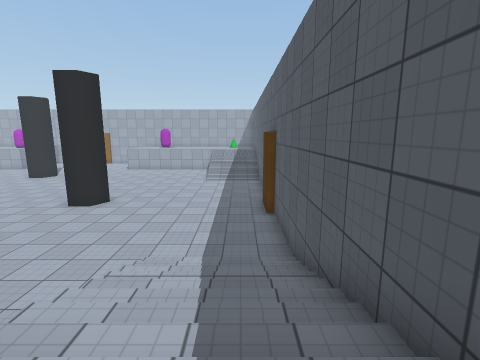
[1] (above)

19 first-person views from a walk through a 3-D level made in the Unity game engine. The camera is 1.4 m above the floor, tilts 10° down and sees 85° across. The floor is counted in squares, 1 m on a side. Each view is taken from the middle of a square. On the plan, view 1 faces up. The plan holds only what a view shows up to about 13 squares ahead; the rest is blank. The player is left out. Some animated figures are left out. Some surface patterns are stand-ins.

[2]
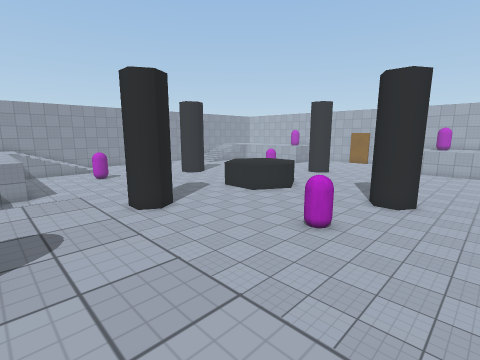

[3]
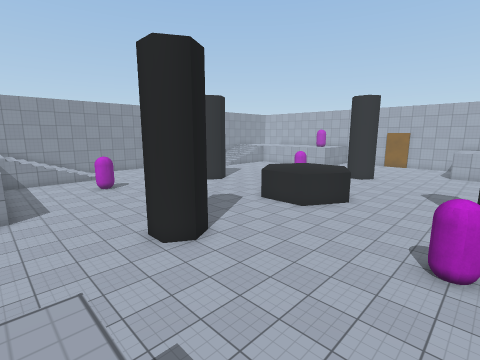

[4]
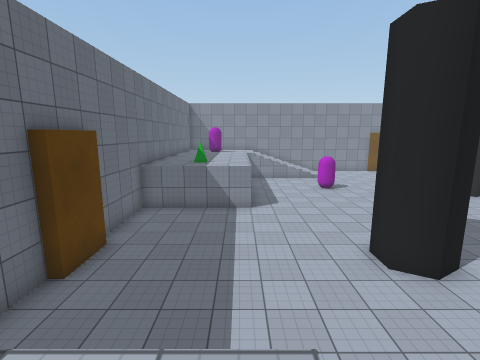

[5]
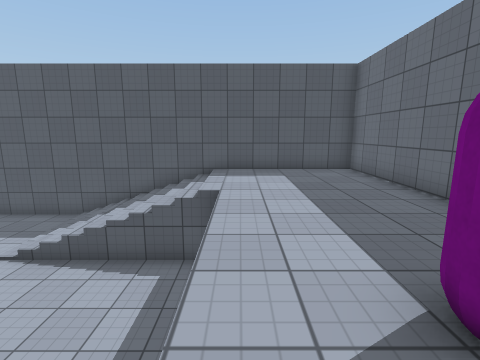

[6]
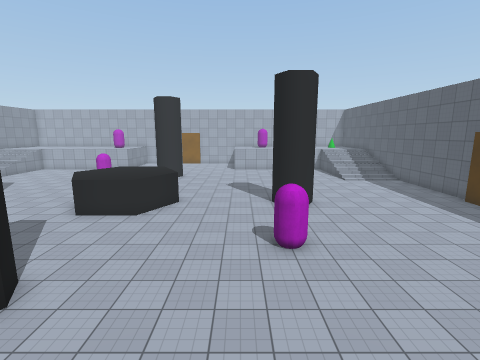

[7]
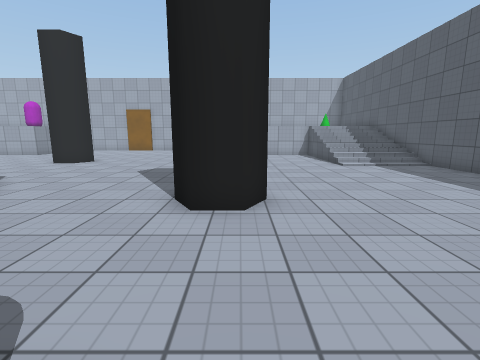

[8]
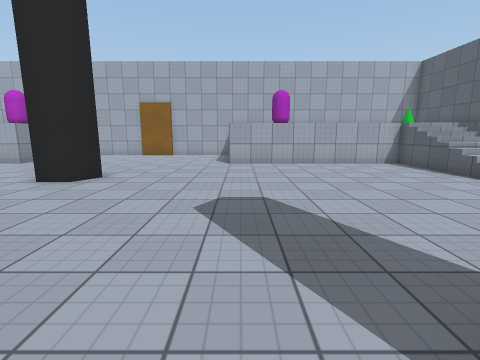

[9]
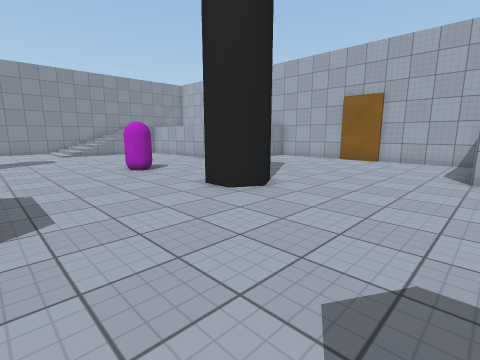

[10]
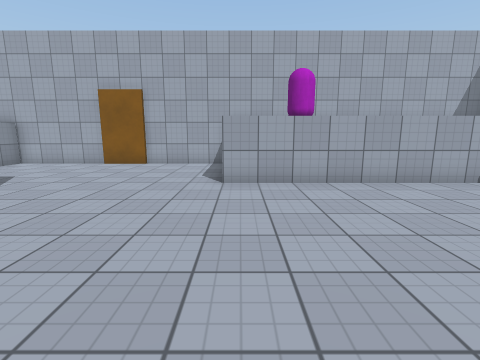

[11]
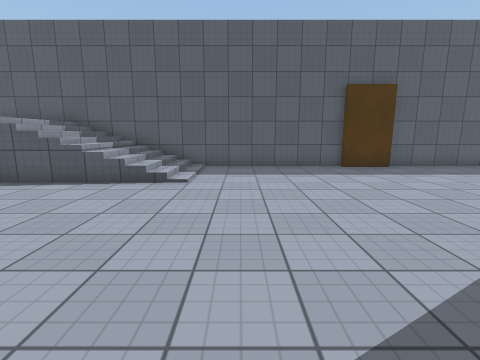

[12]
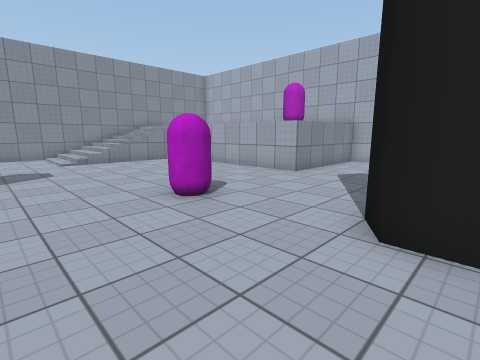

[13]
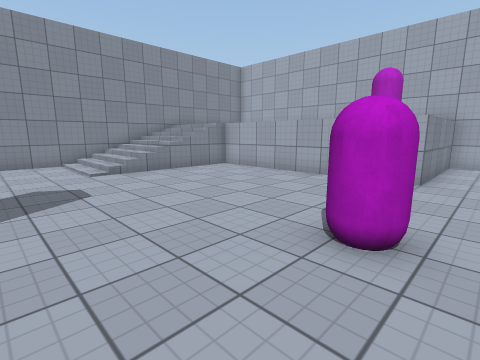

[14]
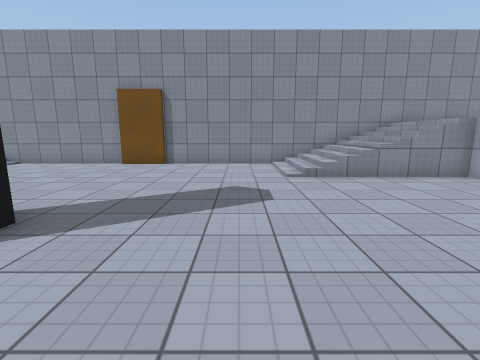

[15]
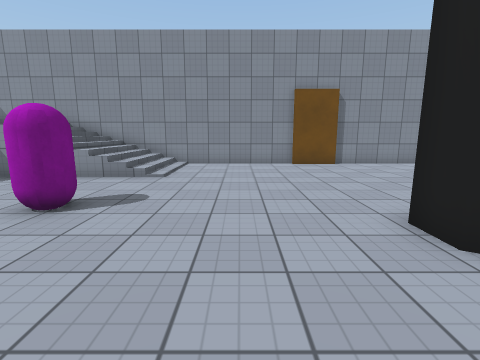

[16]
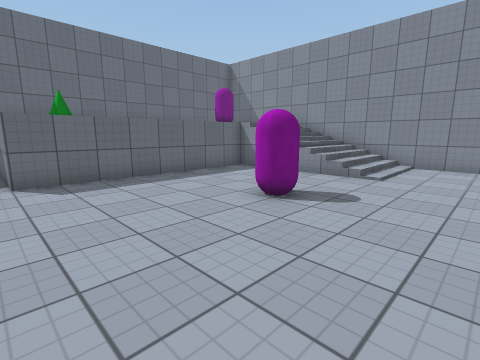

[17]
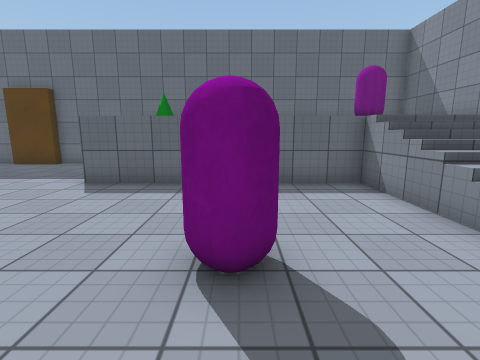

[18]
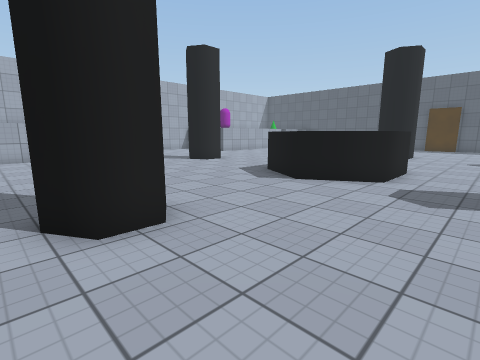

[19]
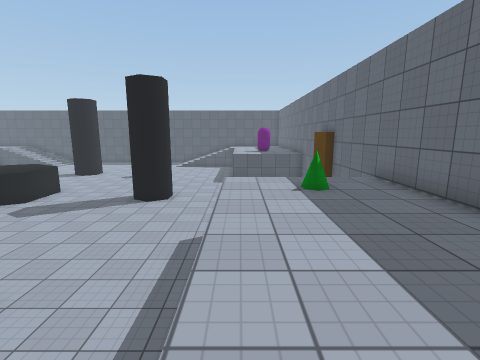

### Floor plan
Key: @ floor where view 1 was taken; # wall or solid block; . main floor; : floor 2 m higher than the main floor; / step, stairs or slope; = window, fence, low wall or low ledge; ^ raised ledge.
Columns run from 33 left of view 1 to 2 right of it. Each row starts with its distance up from view 1.
 30         ###########################
 29              ....##....
 28 #            ..........
 27 #            ..........            #
 26 #            ..........            #
 25 #            ..........            #
 24 #////..........................////#
 23 #////..........................////#
 22 #////..........................////#
 21 #////............##............////#
 20 #////........#...##............////#
 19 #////..........................////#
 18 #..................................#
 17 #..................................#
 16 #..................................#
 15 #..................................#
 14 #...............^  ^...............#
 13 ##.......##....^^^^^^....##........#
 12 ##.......##....^^^^^^....##.......##
 11 #...............^^^^..............##
 10 #..................................#
  9 #..................................#
  8 #.......................##.........#
  7 #.......................##.........#
  6 #////..........................////#
  5 #////...#........##............////#
  4 #////............##............////#
  3 #////..........................////#
  2 #////...................   ....////#
  1 #////..................    ....////#
  0 #   :::::::::........  ::::::::::@:#
 -1 #    ::::::::........  ::::::::::::#
 -2 #    ::::::=:........     #::::::::#
 -3 #      ::::::........      ::::::::#
 -4 #       :::::....##..       :::::::#
 -5 ####################         #######

Positions as (right, up) in squares from view 1, and headings:
1: (0, 0), facing up
2: (-4, -1), facing up-left
3: (-8, 0), facing up-left
4: (-9, 0), facing left
5: (-9, 0), facing right
6: (-10, 0), facing up
7: (-7, 7), facing up
8: (-10, 12), facing up
9: (-10, 15), facing up-left
10: (-10, 17), facing up
11: (-10, 17), facing right
12: (-15, 16), facing up-left
13: (-19, 16), facing up-left
14: (-20, 17), facing left
15: (-20, 9), facing left
16: (-20, 9), facing down-left
17: (-25, 8), facing down
18: (-25, 8), facing up-right
19: (-29, 0), facing right
